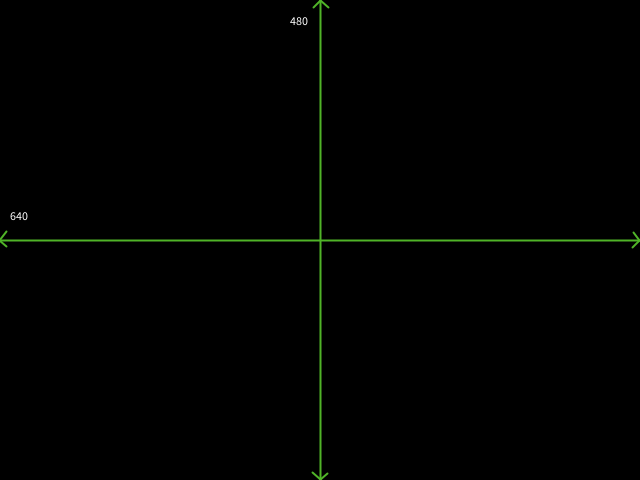
Frame 1 (no input)
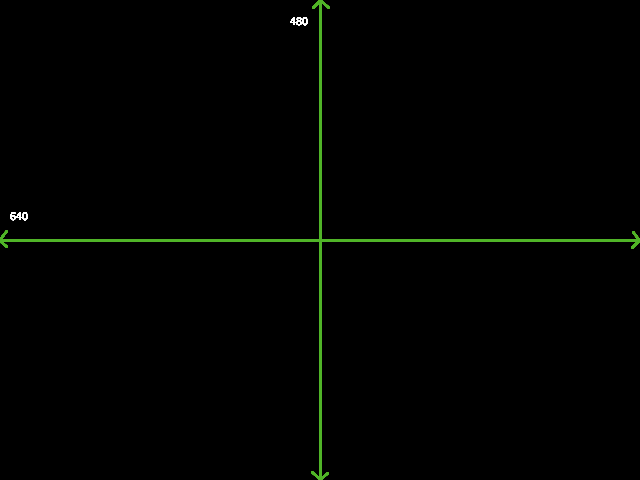
Frame 60 (the mouse pressed at the canvas centre just before this capture)
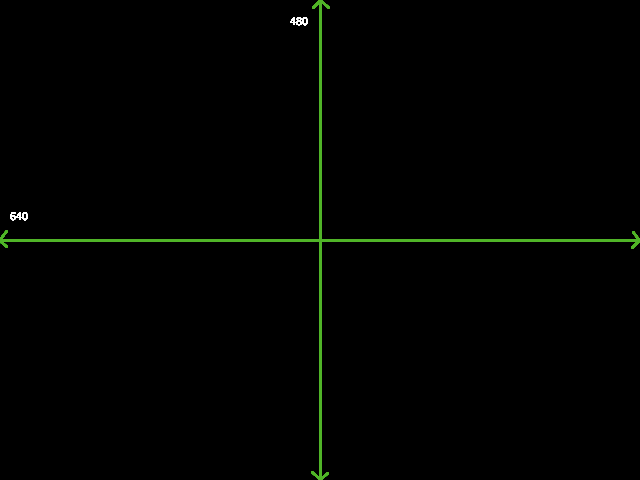
Frame 120 (the mouse held since frame 60 and released just before this capture)

The Processing sketch that drew these frames (run headless with seeded random() and noise(); from frame 60 on, the mouse is pressed at the canvas centre):

// Processing sketch: resizable
// ── resizable.pde
int arrowWidth = 15;

void setup() {
  size(640, 480);
  background(0, 0, 0);
  surface.setResizable(true);
}

void draw() {
  clear();
  strokeWeight(2);
  stroke(80, 180, 40);
  fill(80, 180, 40);
  //rect(width/2-10, height/2-10, 20, 20);
  line(0, height/2, width, height/2);
  line(width/2, 0, width/2, height);
  fill(255, 255, 255);
  text(width, 10, height/2-20);
  text(height, width/2-30, 25);
  
  // Top arrow head
  pushMatrix();
  translate(width/2-arrowWidth/2, 0);
  drawArrowHead();
  popMatrix();
  
  // Right arrow head
  pushMatrix();
  translate(width, height/2-arrowWidth/2);
  rotate(radians(90));
  drawArrowHead();
  popMatrix();
  
  // Bottom arrow head
  pushMatrix();
  translate(width/2+arrowWidth/2, height);
  rotate(radians(180));
  drawArrowHead();
  popMatrix();
  
  // Left arrow head
  pushMatrix();
  translate(0, height/2+arrowWidth/2);
  rotate(radians(-90));
  drawArrowHead();
  popMatrix();
}

void keyPressed() {
  if (key == 'q') {
    exit();
  } 
}

void drawArrowHead() {
  line(0, arrowWidth/2, arrowWidth/2, 0);
  line(arrowWidth/2, 0, arrowWidth, arrowWidth/2);
}
